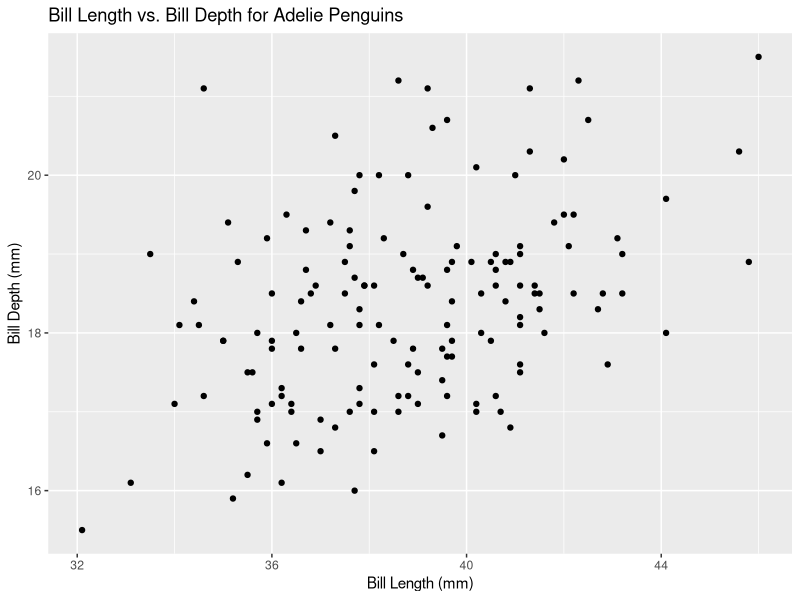
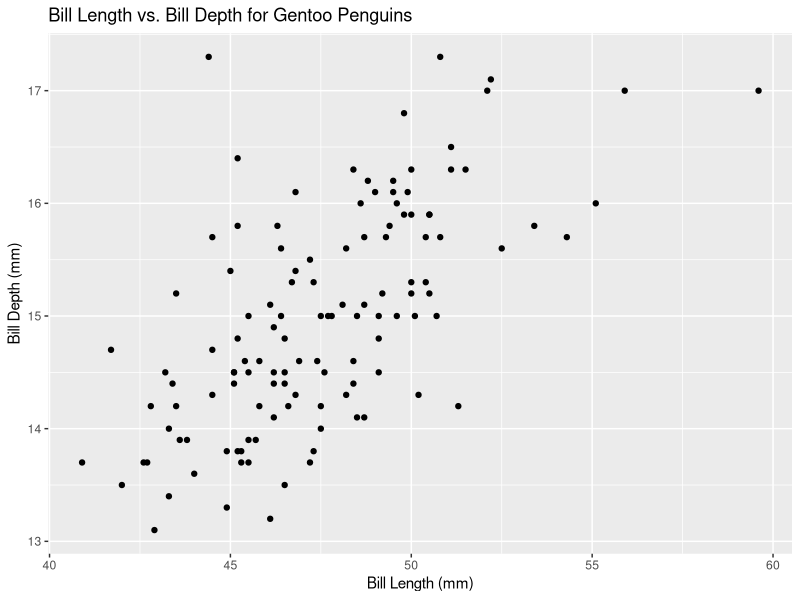
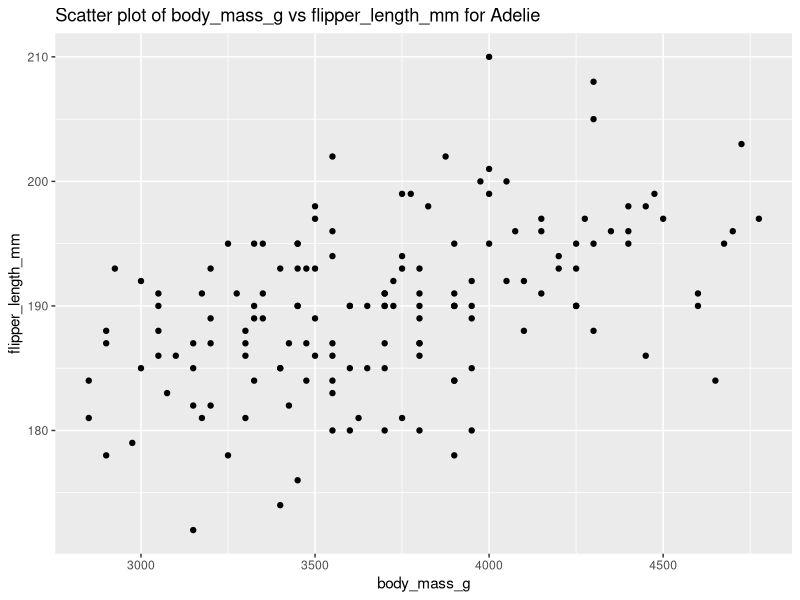

Source code (R) for these figures, in order: (Note: this script raises an error after producing the figures.)
## ---- chunk 1
f1 <- function(string, prefix) {
  str_sub(string, 1, str_length(prefix)) == prefix
}
# This function checks whether a given string starts with a specified prefix. It extracts the beginning of the string with the same length as the prefix and compares it to the prefix.Better name:starts_with_prefix
f3 <- function(x, y) {
  rep(y, length.out = length(x)) #把y重复直到等于x元素个数
}
# This function repeats the value y so that the output has the same length as x. It ensures that y matches the length of x. Better name: repeat_to_length
## ---- chunk 2
library(palmerpenguins)
library(tidyverse)

penguins %>%
  filter(species == "Adelie") %>%
  ggplot(aes(x = bill_length_mm, y = bill_depth_mm)) +
  geom_point() +
  labs(title = "Bill Length vs. Bill Depth for Adelie Penguins",
       x = "Bill Length (mm)",
       y = "Bill Depth (mm)")
## ---- chunk 3
library(palmerpenguins)
library(tidyverse)
plot_bill_scatter <- function(penguins, species_name) {
  penguins %>% 
    filter(species == species_name) %>%
  ggplot(aes(x = bill_length_mm, y = bill_depth_mm)) +
  geom_point() +
  labs(title = paste("Bill Length vs. Bill Depth for", species_name, "Penguins"),
       x = "Bill Length (mm)",
       y = "Bill Depth (mm)"
       )
}
#test
unique(penguins$species)
plot_bill_scatter(penguins, "Gentoo")
## ---- chunk 4
#' Plot a scatter plot for penguin data
#'
#' This function filters the dataset for a given species and creates
#' a scatter plot of two selected variables.
#'
#' @param data A data frame containing penguin data.
#' @param species_name A character string specifying the species (e.g., "Adelie").
#' @param x_var A variable for the x-axis.
#' @param y_var A variable for the y-axis.
#' @param title An optional title for the plot. If NULL, a default title is generated.
#'
#' @return A ggplot object representing the scatter plot.
#'
#' @examples
#' plot_penguin_scatter(penguins, "Adelie", bill_length_mm, bill_depth_mm)
#' plot_penguin_scatter(penguins, "Gentoo", flipper_length_mm, body_mass_g)

plot_penguin_scatter <- function(data, species_name, x_var, y_var, title = NULL) {
  # check input
  if (!species_name %in% unique(data$species)) {
    stop("Invalid species name.")
  }
  # If no title is provided, it will be generated automatically.
  if (is.null(title)) {
    title <- paste("Scatter plot of", deparse(substitute(x_var)), 
                   "vs", deparse(substitute(y_var)), 
                   "for", species_name)
  }
  
  data %>%
    dplyr::filter(species == species_name) %>%
    ggplot2::ggplot(ggplot2::aes(x = {{ x_var }}, y = {{ y_var }})) +
    ggplot2::geom_point() +
    ggplot2::labs(
      title = title,
      x = deparse(substitute(x_var)),
      y = deparse(substitute(y_var))
    )
}
#test
plot_penguin_scatter(penguins, "Adelie", body_mass_g, flipper_length_mm, title = NULL)
## ---- chunk 5
#test

plot_penguin_scatter(penguins, "Penguin", body_mass_g, flipper_length_mm)
#error "Invalid species name"

plot_penguin_scatter(penguins, "Adelie", island, flipper_length_mm, title = NULL)
#silent failure

plot_penguin_scatter(penguins, "Penguin", fluffiness, flipper_length_mm)
#error "Invalid species name."
## ---- chunk 6
filter_species <- function(data, species_name) {
  if (!species_name %in% unique(data$species)) {
    stop("Invalid species name.")
  }
  filter(data, species == species_name)
}

make_scatter_plot <- function(data, x_var, y_var, title = NULL) {
  if (is.null(title)) {
    title <- paste("Scatter plot of",
                   deparse(substitute(x_var)),
                   "vs",
                   deparse(substitute(y_var)))
  }

  ggplot(data, ggplot2::aes(x = {{ x_var }}, y = {{ y_var }})) +
    geom_point() +
    labs(
      title = title,
      x = deparse(substitute(x_var)),
      y = deparse(substitute(y_var))
    )
}

plot_penguin_bills <- function(data, species_name, x_var, y_var, title = NULL) {
  data_filtered <- filter_species(data, species_name)
  make_scatter_plot(data_filtered, x_var, y_var, title)
}
